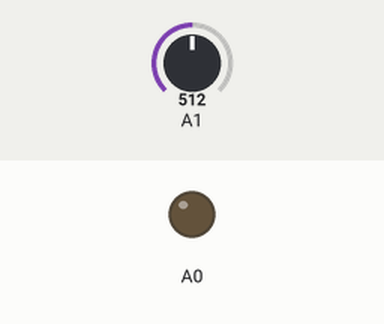
The sketch below on a simulated Arduino Uno, built with avr-gcc and run on an emulated ATmega328P. On the bench: output pins drawn as LEDs (lit = HIGH). The test bench sets the inputs (shaded band); at power-on: A1 = 512.

Above: at 1.2 s.
At 5.0 s:
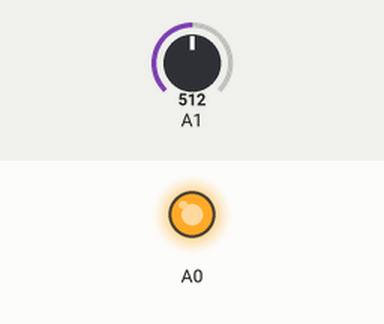
Timing chart, 0 to 13.4 s (numbered marks = the images above):
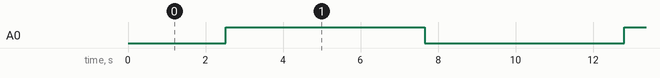

The sketch:

triangle_wave_generator.ino
```cpp
void setup() {
  // put your setup code here, to run once:
  pinMode(A1, INPUT);
}

int dac = 0; // go 0-255 for 0V-3.3V
bool ascend = false;
void loop() {
  // put your main code here, to run repeatedly:
  if (dac >= 254) {
    ascend = false;
  }
  if (dac <= 1) {
    ascend = true;
  }

  dac += ascend ? 5 : -5;

  analogWrite(A0, dac);
  uint8_t adc = analogRead(A1);
  Serial.print("hi:");
  Serial.print(300);
  Serial.print(",");
  Serial.print("lo:");
  Serial.print(-100);
  Serial.print(",");
  Serial.print("dac:");
  Serial.print(dac);
  Serial.print(",");
  Serial.print("adc:");
  Serial.print(adc);
  Serial.println();

  delay(100);
}
```

Measured:
- by itself, A0: alternates HIGH for 5.1 s and LOW for 5.1 s
